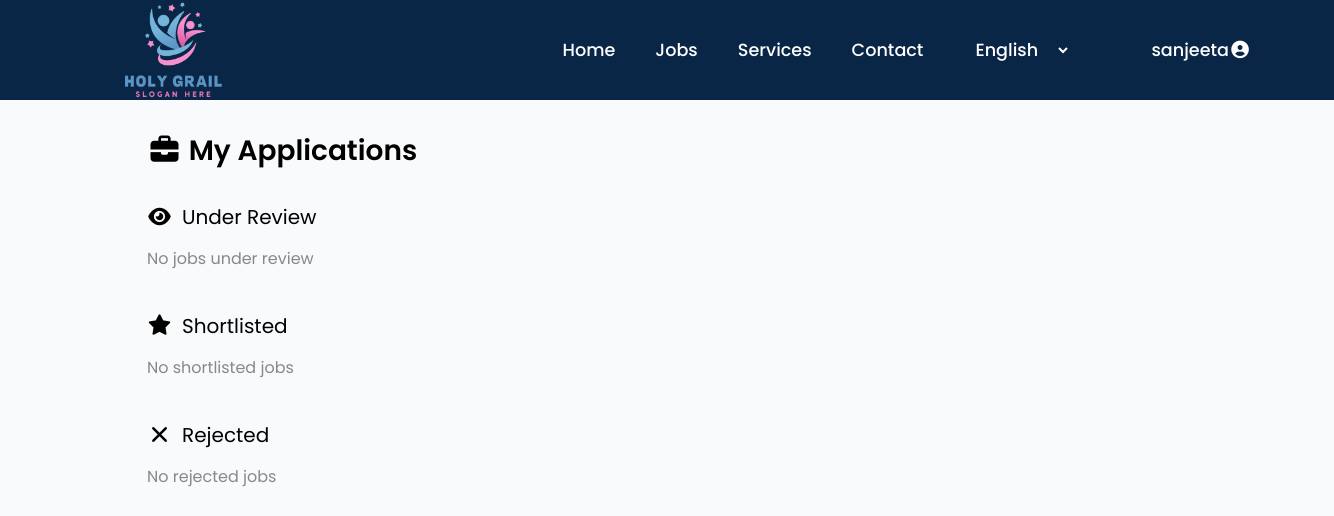
Before: /jobs/Jobseeker_dashboard/ (signed in) with the older database file.
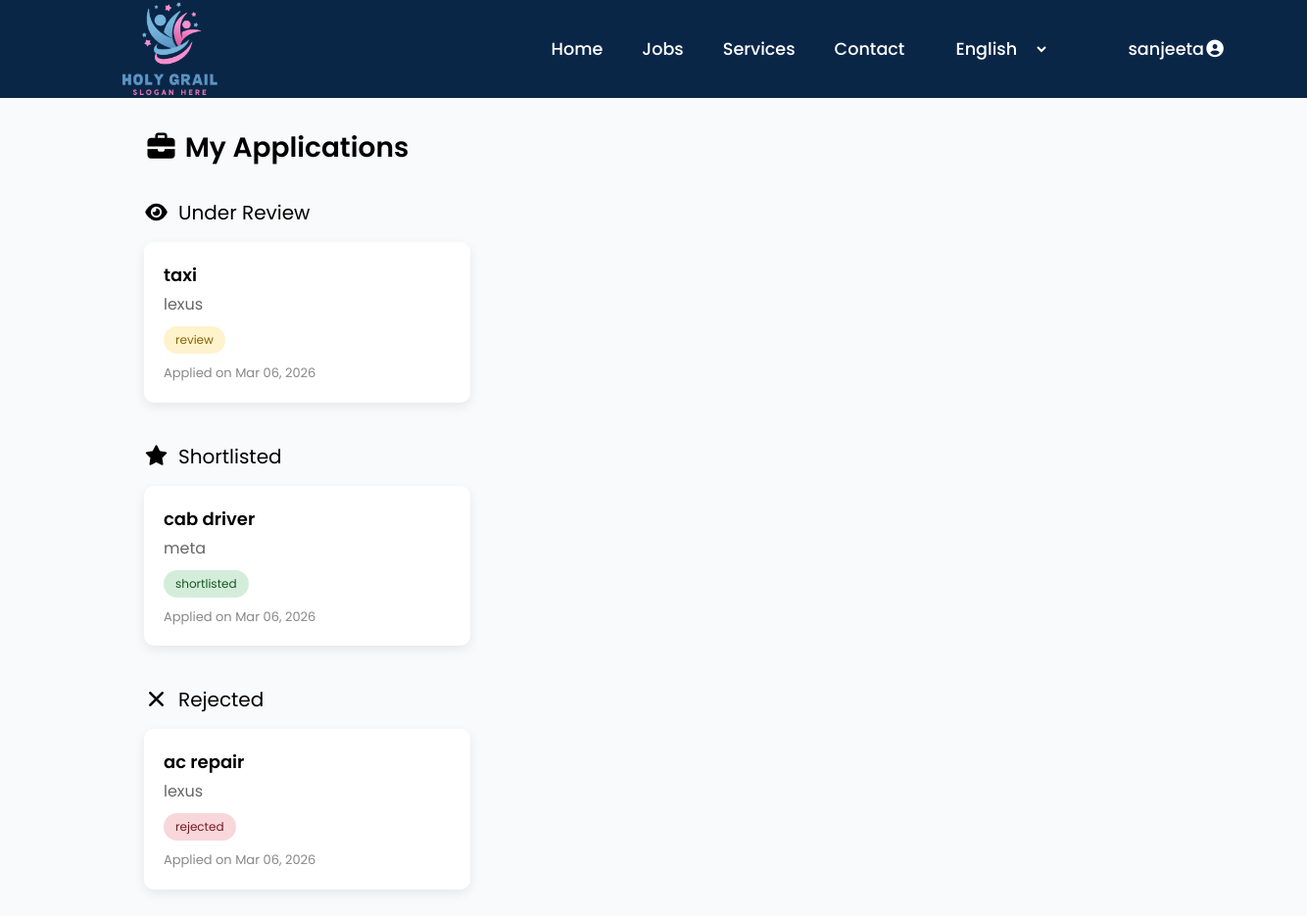
After: the same page with the newer database file.
### jobs/models.py (models this page shows, shortened)
class JobApplication(models.Model):
    STATUS_CHOICES = [
        ("applied", "Applied"),
        ("reviewing", "Under Review"),
        ("shortlisted", "Shortlisted"),
        ("rejected", "Rejected"),
        ("hired", "Hired"),
    ]
    job = models.ForeignKey("Job", on_delete=models.CASCADE,related_name="applications")
    applicant = models.ForeignKey(settings.AUTH_USER_MODEL, on_delete=models.CASCADE)
    resume = models.FileField(upload_to="resumes/")
    applied_at = models.DateTimeField(auto_now_add=True)
    cover_letter = models.TextField(blank=True, null=True)
    status = models.CharField(
        max_length=20,
        choices=STATUS_CHOICES,
        default="applied"
    )

class Job(models.Model):
    employer = models.ForeignKey(
        settings.AUTH_USER_MODEL,
        on_delete=models.CASCADE,
        related_name="jobs",
        null=True,        # 👈 IMPORTANT
        blank=True
    )
    STATUS_CHOICES = (
        ("open", "Open"),
        ("closed", "Closed"),
    )
    title = models.CharField(max_length=200)
    company_name = models.CharField(max_length=200)
    location = models.CharField(max_length=100)
    job_type = models.CharField(max_length=50)
    companyEmail = models.EmailField(null=True,blank=True)
    salary = models.IntegerField()
    station = models.CharField(max_length=100)
    description = models.TextField(null=True,blank=True)
    created_at = models.DateTimeField(auto_now_add=True)
    experience = models.CharField(max_length=100)
    education= models.CharField(max_length=200)
    skills = models.CharField(max_length=400)
    shift = models.CharField(max_length=50)
    expires_at = models.DateField(null=True, blank=True)
    status = models.CharField(
        max_length=10,
        choices=STATUS_CHOICES,
        default="open"
    )

### jobs/views.py (the view)
# urls.py: path("Jobseeker_dashboard/", views.Jobseeker_dashboard, name="Jobseeker_dashboard"),
@login_required
def Jobseeker_dashboard(request):
    applications = JobApplication.objects.filter(applicant=request.user)
    context = {
        "applied": applications.filter(status="applied"),
        "review": applications.filter(status="review"),
        "shortlisted": applications.filter(status="shortlisted"),
        "rejected": applications.filter(status="rejected"),
    }
    return render(request, "jobs/Jobseeker_dashboard.html", context)

### templates/jobs/Jobseeker_dashboard.html
{% extends "home.html" %}
{% load static %}
{% block csslink %}
<link rel="stylesheet" href="{%static 'css/style.css' %}" />
<link rel="stylesheet" href="{%static 'css/Jobseeker_dashboard.css' %}" />
<link rel="stylesheet" href="https://cdnjs.cloudflare.com/ajax/libs/font-awesome/7.0.1/css/all.min.css" />
{% endblock csslink %}
{% block body %}
<div class="dashboard-container">
<h2 class="dashboard-title">
<i class="fa-solid fa-briefcase"></i> My Applications
</h2>
<div class="application-section">
<h3 class="section-title review">
<i class="fa-solid fa-eye"></i> Under Review
</h3>
<div class="job-grid">
{% for app in review %}
<div class="job-card">
<div class="job-title">{{ app.job.title }}</div>
<div class="job-company">{{ app.job.company_name }}</div>
<div class="status-badge review">
{{ app.status }}
</div>
<div class="job-date">
Applied on {{ app.applied_at|date:"M d, Y" }}
</div>
</div>
{% empty %}
<p class="empty">No jobs under review</p>
{% endfor %}
</div>
</div>
<div class="application-section">
<h3 class="section-title shortlisted">
<i class="fa-solid fa-star"></i> Shortlisted
</h3>
<div class="job-grid">
{% for app in shortlisted %}
<div class="job-card">
<div class="job-title">{{ app.job.title }}</div>
<div class="job-company">{{ app.job.company_name }}</div>
<div class="status-badge shortlisted">
{{ app.status }}
</div>
<div class="job-date">
Applied on {{ app.applied_at|date:"M d, Y" }}
</div>
</div>
{% empty %}
<p class="empty">No shortlisted jobs</p>
{% endfor %}
</div>
</div>
<div class="application-section">
<h3 class="section-title rejected">
<i class="fa-solid fa-xmark"></i> Rejected
</h3>
<div class="job-grid">
{% for app in rejected %}
<div class="job-card">
<div class="job-title">{{ app.job.title }}</div>
<div class="job-company">{{ app.job.company_name }}</div>
<div class="status-badge rejected">
{{ app.status }}
</div>
<div class="job-date">
Applied on {{ app.applied_at|date:"M d, Y" }}
</div>
</div>
{% empty %}
<p class="empty">No rejected jobs</p>
{% endfor %}
</div>
</div>
</div>
{% endblock body %}
{% block jsfile %}
<script src="https://cdn.tailwindcss.com"></script>
{% endblock jsfile %}

Changed rows visible on the page:
now on this page (row edited): JobApplication: job "taxi", job.company_name "lexus", status "review", applied_at "Mar 06, 2026", shown under "Under Review"
now on this page (row edited): JobApplication: job "cab driver", job.company_name "meta", status "shortlisted", applied_at "Mar 06, 2026", shown under "Shortlisted"
added JobApplication: job "ac repair", job.company_name "lexus", status "rejected", applied_at "Mar 06, 2026", shown under "Rejected"
Other visible differences:
text no longer shown: "No jobs under review No shortlisted jobs No rejected jobs"
